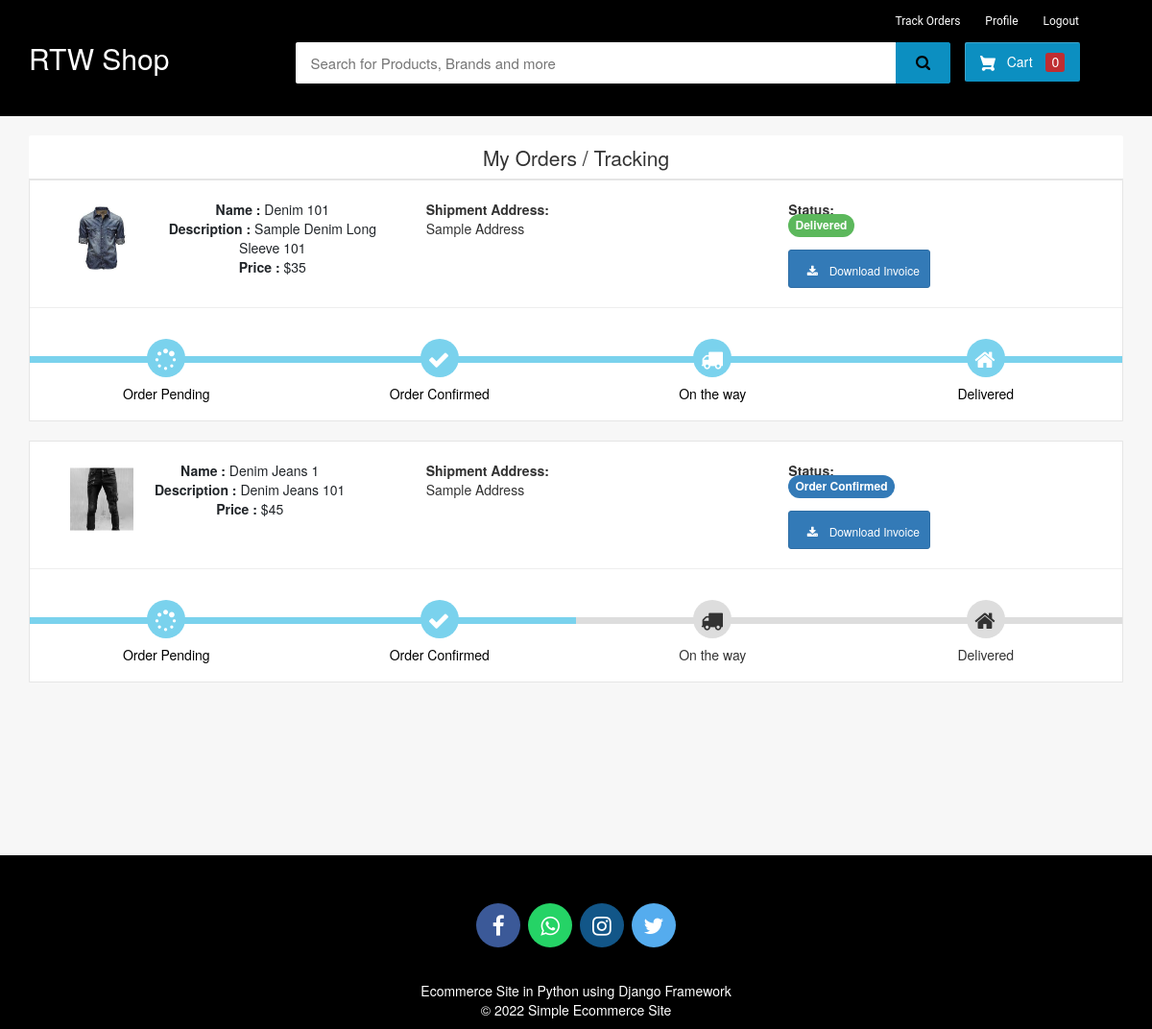
The app's page /my-order (signed in) with its own data.
### ecom/models.py (models this page shows, shortened)
class Product(models.Model):
    name=models.CharField(max_length=40)
    product_image= models.ImageField(upload_to='product_image/',null=True,blank=True)
    price = models.PositiveIntegerField()
    description=models.CharField(max_length=40)

class Orders(models.Model):
    STATUS =(
        ('Pending','Pending'),
        ('Order Confirmed','Order Confirmed'),
        ('Out for Delivery','Out for Delivery'),
        ('Delivered','Delivered'),
    )
    customer=models.ForeignKey('Customer', on_delete=models.CASCADE,null=True)
    product=models.ForeignKey('Product',on_delete=models.CASCADE,null=True)
    email = models.CharField(max_length=50,null=True)
    address = models.CharField(max_length=500,null=True)
    mobile = models.CharField(max_length=20,null=True)
    order_date= models.DateField(auto_now_add=True,null=True)
    status=models.CharField(max_length=50,null=True,choices=STATUS)

### ecom/views.py (the view)
# urls.py: path('my-order', views.my_order_view,name='my-order'),
@login_required(login_url='customerlogin')
@user_passes_test(is_customer)
def my_order_view(request):
    customer=models.Customer.objects.get(user_id=request.user.id)
    orders=models.Orders.objects.all().filter(customer_id = customer)
    ordered_products=[]
    for order in orders:
        ordered_product=models.Product.objects.all().filter(id=order.product.id)
        ordered_products.append(ordered_product)
    return render(request,'ecom/my_order.html',{'data':zip(ordered_products,orders)})

### ecom/views.py (called while the page is built)
def is_customer(user):
    return user.groups.filter(name='CUSTOMER').exists()

### templates/ecom/my_order.html (shortened to what this page needs)
{% extends 'ecom/customer_base.html' %} {% load static %} {% block content %}
<br>
<div class="container">
    <header class="card-header" style="text-align:center; font-size: 21px"> My Orders / Tracking </header>
    {% for products,order in data %}
    <article class="card">
        <div class="card-body">
            <ul class="row" style="margin-left:20px;margin-top:20px;">
                <li class="col-md-4">
                    <figure class="itemside mb-3">
                        {%for product in products%}
                        <div class="aside"><img src="{% static product.product_image.url %}" class="img-sm border"></div>
                        <figcaption class="info align-self-center">
                            <p class="title"><strong>Name : </strong>{{product.name}} <br> <strong>Description : </strong>{{product.description}} <br> <strong>Price : </strong>${{product.price}}</p>
                        </figcaption>
                    </figure>
                </li>
                <li class="col-md-4">
                    <div class="col"> <strong>Shipment Address:</strong> <br> {{order.address}}</div>
                </li>
                <li class="col-md-4">
                    <div class="col"> <strong>Status:</strong> <br> {% if order.status == 'Pending'%}
                        <td> <span class="label label-info" style="font-size: 12px; border-radius: 30px;">{{order.status}}</span></td>
                        {% elif order.status == 'Delivered' %}
                        <td> <span class="label label-success" style="font-size: 12px; border-radius: 30px;">{{order.status}}</span></td>
                        {% elif order.status == 'Out for Delivery' %}
                        <td> <span class="label label-default" style="font-size: 12px; border-radius: 30px;">{{order.status}}</span></td>
                        {%else%}
                        <td> <span class="label label-primary" style="font-size: 12px; border-radius: 30px;">{{order.status}}</span></td>
                        {%endif%}
                    </div> <br>
                    <a class="btn btn-primary btn-sm rounded-0" style="text-decoration:none;" href="{% url 'download-invoice' order.id product.id  %}" target="_blank"><i class="fa fa-download " style="font-size: 12px;height:auto"></i> Download Invoice</a>
                </li>
                {%endfor%}
            </ul>
            <hr>
            <div class="track">
                {%if order.status == 'Pending' %}
                <div class="step active"> <span class="icon"> <i style="padding-top:.2em; padding-right:.5em;" class="fa fa-spinner"></i> </span> <span class="text">Order Pending</span> </div>
                <div class="step "> <span class="icon"> <i style="padding-top:.2em; padding-right:.5em;" class="fa fa-check"></i> </span> <span class="text"> Order Confirmed</span> </div>
                <div class="step "> <span class="icon"> <i style="padding-top:.2em; padding-right:.5em;" class="fa fa-truck"></i> </span> <span class="text"> On the way </span> </div>
                <div class="step "> <span class="icon"> <i style="padding-top:.2em; padding-right:.5em;" class="fa fa-home"></i> </span> <span class="text">Delivered</span> </div>
                {%elif order.status == 'Order Confirmed' %}
                <div class="step active"> <span class="icon"> <i style="padding-top:.2em; padding-right:.5em;" class="fa fa-spinner"></i> </span> <span class="text">Order Pending</span> </div>
                <div class="step active"> <span class="icon"> <i style="padding-top:.2em; padding-right:.5em;" class="fa fa-check"></i> </span> <span class="text"> Order Confirmed</span> </div>
                <div class="step "> <span class="icon"> <i style="padding-top:.2em; padding-right:.5em;" class="fa fa-truck"></i> </span> <span class="text"> On the way </span> </div>
                <div class="step "> <span class="icon"> <i style="padding-top:.2em; padding-right:.5em;" class="fa fa-home"></i> </span> <span class="text">Delivered</span> </div>
                {%else%}
                <div class="step active"> <span class="icon"> <i style="padding-top:.2em; padding-right:.5em;" class="fa fa-spinner"></i> </span> <span class="text">Order Pending</span> </div>
                <div class="step active"> <span class="icon"> <i style="padding-top:.2em; padding-right:.5em;" class="fa fa-check"></i> </span> <span class="text"> Order Confirmed</span> </div>
                <div class="step active"> <span class="icon"> <i style="padding-top:.2em; padding-right:.5em;" class="fa fa-truck"></i> </span> <span class="text"> On the way </span> </div>
                <div class="step active"> <span class="icon"> <i style="padding-top:.2em; padding-right:.5em;" class="fa fa-home"></i> </span> <span class="text">Delivered</span> </div>
                {%endif%}
            </div>
        </div>
    </article><br> {%endfor%}
</div>
<br><br><br><br><br> {% endblock content %}

### templates/ecom/customer_base.html (style rules this page uses)
body { background-color: #f7f7f7; }
.fa { font-size: 23px; width: 2em; height: 2em; text-align: center; text-decoration: none; margin: 5px 2px; border-radius: 50%; padding-top: 0.5em; }
p { text-align: center; }

### templates/ecom/my_order.html (style rules this page uses)
body { background-color: #f7f7f7; }
.container { margin-top: 0px; margin-bottom: 0px }
.card { position: relative; display: -webkit-box; display: -ms-flexbox; display: flex; -webkit-box-orient: vertical; -webkit-box-direction: normal; -ms-flex-direction: column; flex-direction: column; min-width: 0; word-wrap: break-word; background-color: #fff; background-clip: border-box; border: 1px solid rgba(0, 0, 0, 0.1); border-radius: 0.10rem }
.card-header:first-child { border-radius: calc(0.37rem - 1px) calc(0.37rem - 1px) 0 0 }
.card-header { padding: 0.75rem 1.25rem; margin-bottom: 0; background-color: #fff; border-bottom: 1px solid rgba(0, 0, 0, 0.1) }
.track { position: relative; background-color: #ddd; height: 7px; display: -webkit-box; display: -ms-flexbox; display: flex; margin-bottom: 60px; margin-top: 50px }
.track .step { -webkit-box-flex: 1; -ms-flex-positive: 1; flex-grow: 1; width: 25%; margin-top: -18px; text-align: center; position: relative }
.track .step.active:before { background: #7ad2ed }
.track .step::before { height: 7px; position: absolute; content: ""; width: 100%; left: 0; top: 18px }
.track .step.active .icon { background: #7ad2ed; color: #fff }
.track .icon { display: inline-block; width: 40px; height: 40px; line-height: 40px; position: relative; border-radius: 100%; background: #ddd }
.track .step.active .text { font-weight: 400; color: #000 }
.track .text { display: block; margin-top: 7px }
.itemside { position: relative; display: -webkit-box; display: -ms-flexbox; display: flex; width: 100% }
.itemside .aside { position: relative; -ms-flex-negative: 0; flex-shrink: 0 }
.img-sm { width: 80px; height: 80px; padding: 7px }
ul.row, ul.row-sm { list-style: none; padding: 0 }
.itemside .info { padding-left: 15px; padding-right: 7px }
.itemside .title { display: block; margin-bottom: 5px; color: #212529 }
p { margin-top: 0; margin-bottom: 1rem }

### records on screen
Orders: address "Sample Address", status "Delivered", shows "Order Pending"
Product: product_image (picture), name "Denim 101", description "Sample Denim Long Sleeve 101", price "35"
Orders: address "Sample Address", status "Order Confirmed", shows "Order Pending"
Product: product_image (picture), name "Denim Jeans 1", description "Denim Jeans 101", price "45"
